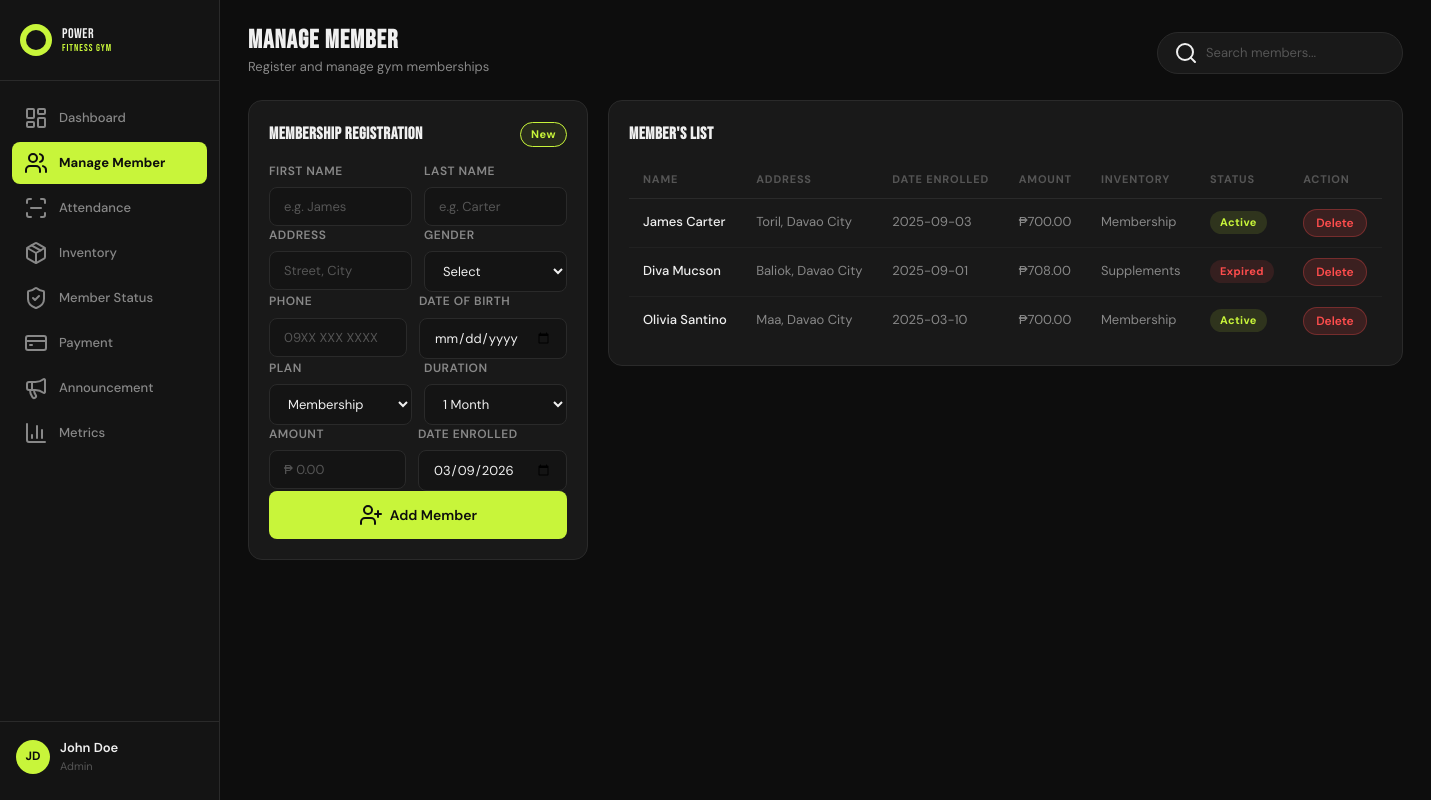
Page /manage-member.php (signed in) on the committed database.
### tables this page shows
CREATE TABLE members (
    id INT PRIMARY KEY AUTO_INCREMENT,
    member_id_code VARCHAR(20) UNIQUE NOT NULL,
    first_name VARCHAR(50) NOT NULL,
    last_name VARCHAR(50) NOT NULL,
    address VARCHAR(200),
    phone VARCHAR(20),
    gender VARCHAR(10),
    date_of_birth DATE,
    plan VARCHAR(50) NOT NULL,
    duration VARCHAR(20) NOT NULL,
    amount DECIMAL(10,2) NOT NULL,
    date_enrolled DATE NOT NULL,
    date_expiry DATE NOT NULL,
    status VARCHAR(20) DEFAULT 'Active',
    created_at TIMESTAMP DEFAULT CURRENT_TIMESTAMP
);

### manage-member.php (the view, shortened to what this page needs)
<?php
require_once 'includes/config.php';
$members_query = "SELECT * FROM members ORDER BY created_at DESC";
$members_result = mysqli_query($conn, $members_query);
?>
<!DOCTYPE html>
<html lang="en">
<head>
  <link rel="stylesheet" href="assets/css/global.css"/>
  <link rel="stylesheet" href="assets/css/manage-member.css"/>
</head>
<body>
  <aside class="sidebar">
    <div class="sidebar__logo">
      <span class="logo-dot"></span>
      <span class="logo-text">POWER<em>FITNESS GYM</em></span>
    </div>
    <nav class="sidebar__nav">
      <a href="dashboard.php" class="nav-item"><i data-lucide="layout-dashboard"></i><span>Dashboard</span></a>
      <a href="manage-member.php" class="nav-item active"><i data-lucide="users"></i><span>Manage Member</span></a>
      <a href="attendance.php" class="nav-item"><i data-lucide="scan-line"></i><span>Attendance</span></a>
      <a href="inventory.php" class="nav-item"><i data-lucide="package"></i><span>Inventory</span></a>
      <a href="member-status.php" class="nav-item"><i data-lucide="shield-check"></i><span>Member Status</span></a>
      <a href="payment.php" class="nav-item"><i data-lucide="credit-card"></i><span>Payment</span></a>
      <a href="announcement.php" class="nav-item"><i data-lucide="megaphone"></i><span>Announcement</span></a>
      <a href="metrics.php" class="nav-item"><i data-lucide="bar-chart-3"></i><span>Metrics</span></a>
    </nav>
    <div class="sidebar__footer">
      <div class="sidebar__user">
        <div class="avatar">JD</div>
        <div class="user-info"><span class="user-name">John Doe</span><span class="user-role">Admin</span></div>
      </div>
    </div>
  </aside>
  <main class="main">
    <header class="topbar">
      <div class="topbar__title">
        <h1>Manage Member</h1>
        <p>Register and manage gym memberships</p>
      </div>
      <div class="topbar__actions">
        <div class="search-bar">
          <i data-lucide="search"></i>
          <input type="text" placeholder="Search members..."/>
        </div>
      </div>
    </header>
    <div class="mm-grid">
      <div class="card reg-form-card">
        <div class="card__header">
          <h2>Membership Registration</h2>
          <span class="chip">New</span>
        </div>
        <form method="POST" action="actions/add-member.php">
        <div class="form-row">
          <div class="form-group">
            <label>First Name</label>
            <input type="text" name="first_name" class="form-control" placeholder="e.g. James" required/>
          </div>
          <div class="form-group">
            <label>Last Name</label>
            <input type="text" name="last_name" class="form-control" placeholder="e.g. Carter" required/>
          </div>
        </div>
        <div class="form-row">
          <div class="form-group">
            <label>Address</label>
            <input type="text" name="address" class="form-control" placeholder="Street, City" required/>
          </div>
          <div class="form-group">
            <label>Gender</label>
            <select name="gender" class="form-control" required>
              <option value="">Select</option>
            </select>
          </div>
        </div>
        <div class="form-row">
          <div class="form-group">
            <label>Phone</label>
            <input type="text" name="phone" class="form-control" placeholder="09XX XXX XXXX" required/>
          </div>
          <div class="form-group">
            <label>Date of Birth</label>
            <input type="date" name="date_of_birth" class="form-control" required/>
          </div>
        </div>
        <div class="form-row">
          <div class="form-group">
            <label>Plan</label>
            <select name="plan" class="form-control" required>
              <option value="Membership">Membership</option>
            </select>
          </div>
          <div class="form-group">
            <label>Duration</label>
            <select name="duration" class="form-control" required>
              <option value="1 Month">1 Month</option>
            </select>
          </div>
        </div>
        <div class="form-row">
          <div class="form-group">
            <label>Amount</label>
            <input type="number" name="amount" class="form-control" placeholder="₱ 0.00" step="0.01" required/>
          </div>
          <div class="form-group">
            <label>Date Enrolled</label>
            <input type="date" name="date_enrolled" class="form-control" value="<?php echo date('Y-m-d'); ?>" required/>
          </div>
        </div>
        <button type="submit" class="btn btn--primary btn-add">
          <i data-lucide="user-plus"></i>
          Add Member
        </button>
        </form>
      </div>
      <div class="card member-list-card">
        <div class="card__header">
          <h2>Member's List</h2>
        </div>
        <div class="table-wrap">
          <table class="data-table">
            <thead>
              <tr>
                <th>Name</th>
                <th>Address</th>
                <th>Date Enrolled</th>
                <th>Amount</th>
                <th>Inventory</th>
                <th>Status</th>
                <th>Action</th>
              </tr>
            </thead>
            <tbody>
              <?php
              if (mysqli_num_rows($members_result) > 0) {
                  while ($member = mysqli_fetch_assoc($members_result)) {
                      $status_class = 'status--' . strtolower($member['status']);
                      echo "<tr>";
                      echo "<td>" . htmlspecialchars($member['first_name'] . ' ' . $member['last_name']) . "</td>";
                      echo "<td>" . htmlspecialchars($member['address']) . "</td>";
                      echo "<td>" . date('Y-m-d', strtotime($member['date_enrolled'])) . "</td>";
                      echo "<td>₱" . number_format($member['amount'], 2) . "</td>";
                      echo "<td>" . htmlspecialchars($member['plan']) . "</td>";
                      echo "<td><span class='status $status_class'>" . htmlspecialchars($member['status']) . "</span></td>";
                      echo "<td>";
                      echo "<form method='POST' action='actions/delete-member.php' style='display:inline;' onsubmit='return confirm(\"Delete this member?\")'>";
                      echo "<button type='submit' class='btn btn--danger btn--sm'>Delete</button>";
                      echo "</form>";
                      echo "</td>";
                      echo "</tr>";
                  }
              } else {
                  echo "<tr><td colspan='7' style='text-align:center;color:var(--text-muted);'>No members found</td></tr>";
              }
              ?>
            </tbody>
          </table>
        </div>
      </div>
    </div>
  </main>
</body>
</html>

### assets/css/manage-member.css (style rules this page uses)
.mm-grid { display: grid; grid-template-columns: 340px 1fr; gap: 20px; align-items: start; }
.reg-form-card { gap: 14px; }
.form-row { display: grid; grid-template-columns: 1fr 1fr; gap: 12px; }
.btn-add { width: 100%; justify-content: center; padding: 12px; font-size: 14px; border-radius: var(--radius-sm); }
.member-list-card { gap: 14px; }

### rows in the picture
members: first_name+last_name "James Carter", address "Toril, Davao City", date_enrolled "2025-09-03", amount "700.00", plan "Membership", status "Active"
members: first_name+last_name "Diva Mucson", address "Baliok, Davao City", date_enrolled "2025-09-01", amount "708.00", plan "Supplements", status "Expired"
members: first_name+last_name "Olivia Santino", address "Maa, Davao City", date_enrolled "2025-03-10", amount "700.00", plan "Membership", status "Active"
